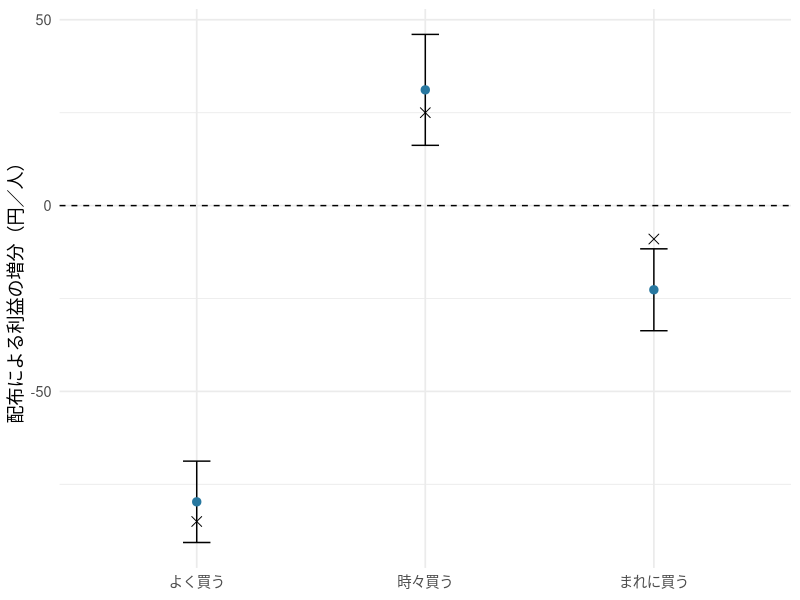
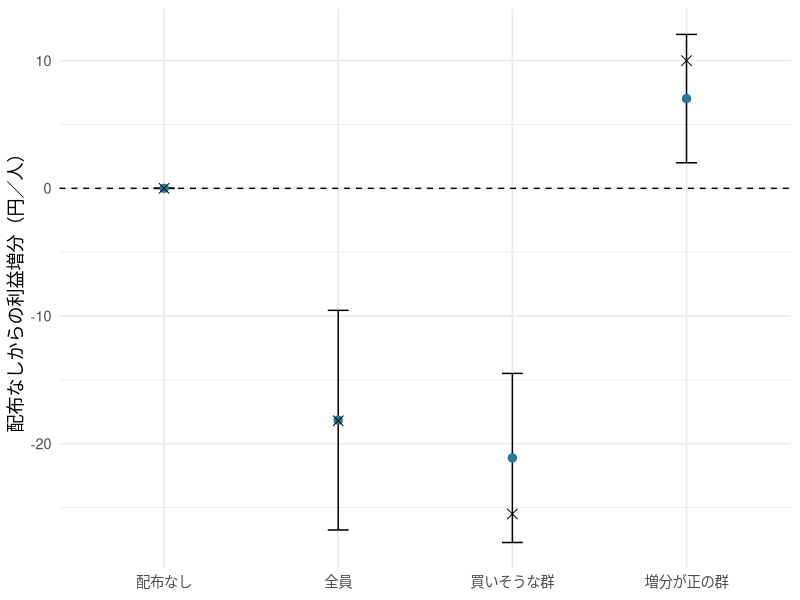
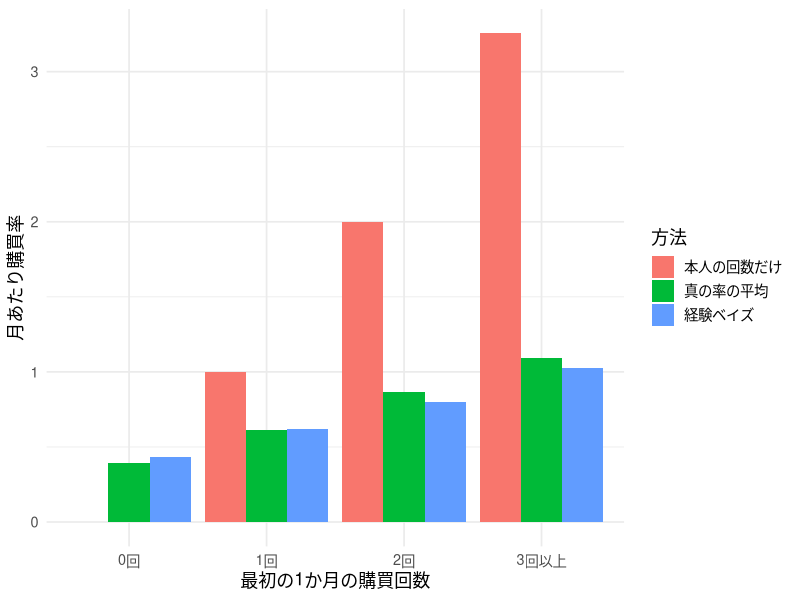
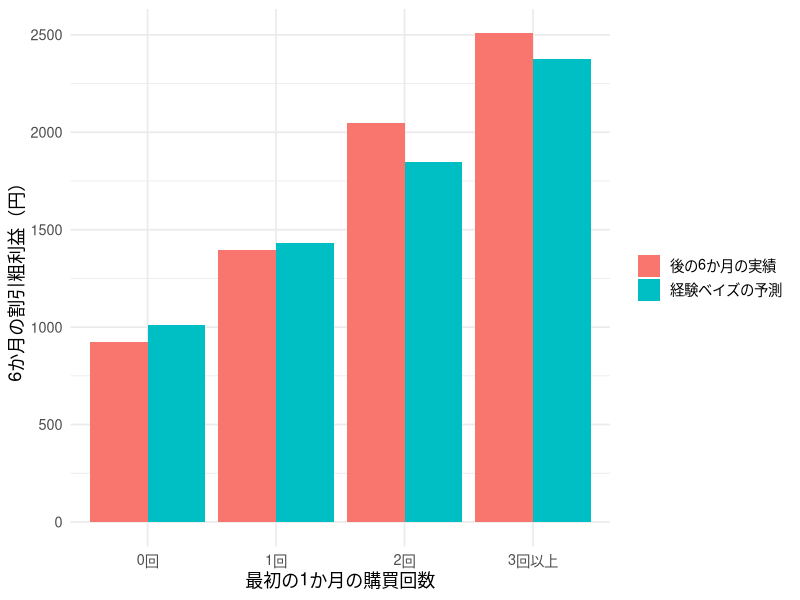
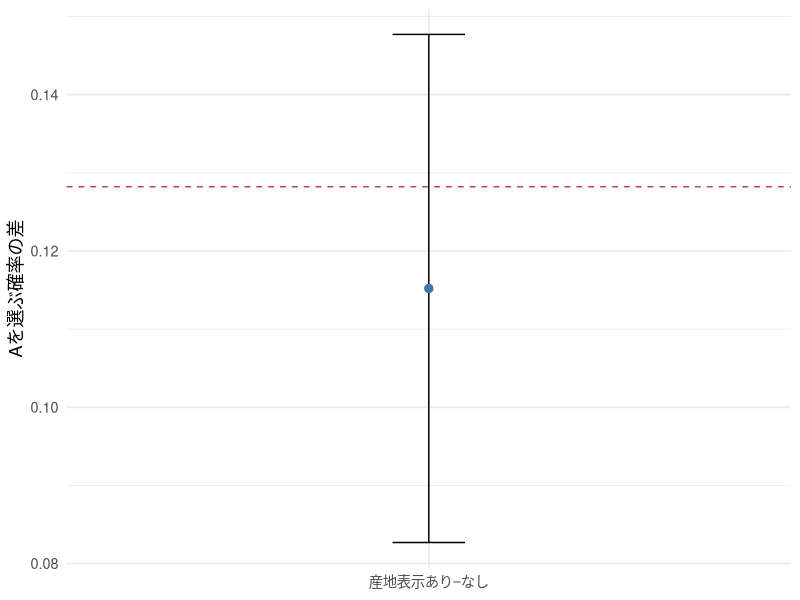
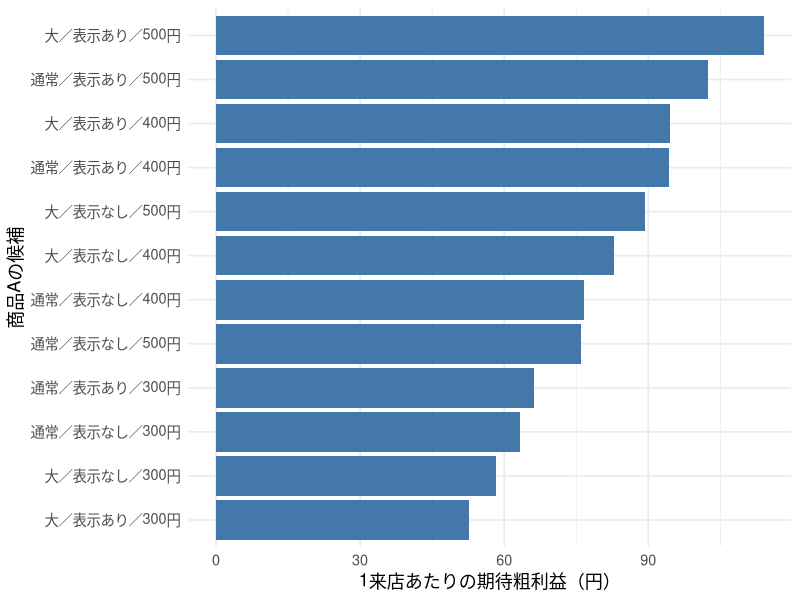

Write R code to recreate these figures, in order.
## ---- chunk 1
#| include: false
library(ggplot2)
library(dplyr)
library(knitr)
set.seed(20260701)
fam <- if (Sys.info()[["sysname"]] == "Darwin") "Hiragino Sans" else ""
theme_set(theme_minimal(base_size = 13, base_family = fam))
knitr::opts_chunk$set(fig.align = "center", dpi = 144)
options(scipen = 8)
## ---- chunk 2
groups_tg <- c("よく買う", "時々買う", "まれに買う")
shares_tg <- c(.3, .4, .3)
q0_tg <- c(.90, .30, .08)
q1_tg <- c(.95, .60, .10)
gain_true_tg <- 200 * q1_tg - 300 * q0_tg - 5
simulate_tg <- function(n, seed) {
  set.seed(seed)
  group <- sample(1:3, n, replace = TRUE, prob = shares_tg)
  treatment <- rbinom(n, 1, .5)
  probability <- ifelse(treatment == 1, q1_tg[group], q0_tg[group])
  purchase <- rbinom(n, 1, probability)
  profit <- (300 - 100 * treatment) * purchase - 5 * treatment
  data.frame(group, treatment, purchase, profit)
}
train_tg <- simulate_tg(2400, 20260701)
test_tg <- simulate_tg(6000, 20260702)
## ---- chunk 3
estimate_tg <- do.call(rbind, lapply(1:3, function(g) {
  z <- subset(train_tg, group == g)
  r1 <- z$profit[z$treatment == 1]; r0 <- z$profit[z$treatment == 0]
  data.frame(group = g, q0 = mean(z$purchase[z$treatment == 0]),
    q1 = mean(z$purchase[z$treatment == 1]),
    gain = mean(r1) - mean(r0), se = sqrt(var(r1) / length(r1) + var(r0) / length(r0)))
}))
knitr::kable(data.frame(history = groups_tg, estimate_tg[, -1], truth = gain_true_tg),
  digits = 3, col.names = c("履歴群", "配布なし購買率", "配布あり購買率", "利益差の推定", "標準誤差", "真の利益差"))
## ---- chunk 4
#| fig-cap: "同じ実験から、購買率と利益の増分を区別する。点は推定値、誤差棒は近似95%信頼区間、×は生成時の真値。"
estimate_tg$history <- factor(groups_tg, levels = groups_tg)
estimate_tg$truth <- gain_true_tg
ggplot(estimate_tg, aes(history, gain)) +
  geom_hline(yintercept = 0, linetype = 2) +
  geom_errorbar(aes(ymin = gain - 1.96 * se, ymax = gain + 1.96 * se), width = .12) +
  geom_point(size = 2.5, color = "#2878a0") + geom_point(aes(y = truth), shape = 4, size = 3) +
  labs(x = NULL, y = "配布による利益の増分（円／人）")
## ---- chunk 5
likely_group_tg <- which.max(estimate_tg$q0)
rules_tg <- list("配布なし" = rep(0, 3), "全員" = rep(1, 3),
  "買いそうな群" = as.integer(1:3 == likely_group_tg),
  "増分が正の群" = as.integer(estimate_tg$gain > 0))
policy_tg <- do.call(rbind, lapply(names(rules_tg), function(nm) {
  rule <- rules_tg[[nm]]
  score <- rule[test_tg$group] *
    (test_tg$treatment * test_tg$profit / .5 - (1 - test_tg$treatment) * test_tg$profit / .5)
  data.frame(rule = nm, estimate = mean(score), se = sd(score) / sqrt(length(score)),
    truth = sum(shares_tg * rule * gain_true_tg))
}))
policy_tg$rule <- factor(policy_tg$rule, levels = names(rules_tg))
knitr::kable(policy_tg, digits = 2,
  col.names = c("配布ルール", "独立実験での増分推定", "標準誤差", "真の平均増分"))
## ---- chunk 6
#| fig-cap: "独立な評価実験で比べたルールの増分利益。利益は対象顧客全員一人当たり。誤差棒は固定した各ルールの近似95%信頼区間。"
ggplot(policy_tg, aes(rule, estimate)) + geom_hline(yintercept = 0, linetype = 2) +
  geom_errorbar(aes(ymin = estimate - 1.96 * se, ymax = estimate + 1.96 * se), width = .12) +
  geom_point(size = 2.5, color = "#2878a0") + geom_point(aes(y = truth), shape = 4, size = 3) +
  labs(x = NULL, y = "配布なしからの利益増分（円／人）")
## ---- chunk 7
set.seed(20260707)
N_clv <- 1500
T_clv <- 1
H_clv <- 6
r_true_clv <- 2
alpha_true_clv <- 4
margin_clv <- 400
discount_clv <- 0.99
lambda_true_clv <- rgamma(N_clv, shape = r_true_clv, rate = alpha_true_clv)
x_clv <- rpois(N_clv, lambda_true_clv * T_clv)
y_future_clv <- sapply(seq_len(H_clv), function(h_clv) rpois(N_clv, lambda_true_clv))
profit_future_clv <- drop(y_future_clv %*% (margin_clv * discount_clv ^ seq_len(H_clv)))
## ---- chunk 8
likelihood_clv <- function(a_clv) {
  r_clv <- exp(a_clv[1]); alpha_clv <- exp(a_clv[2])
  -sum(dnbinom(x_clv, size = r_clv, mu = r_clv * T_clv / alpha_clv, log = TRUE))
}
fit_clv <- optim(log(c(1, 2)), likelihood_clv, method = "BFGS", hessian = TRUE)
stopifnot(fit_clv$convergence == 0)
r_hat_clv <- exp(fit_clv$par[1]); alpha_hat_clv <- exp(fit_clv$par[2])
pop_hat_clv <- r_hat_clv / alpha_hat_clv
knitr::kable(data.frame(parameter_clv = c("形状 r", "rate α", "平均 r/α"),
  truth_clv = c(r_true_clv, alpha_true_clv, r_true_clv / alpha_true_clv),
  estimate_clv = c(r_hat_clv, alpha_hat_clv, pop_hat_clv)), digits = 3,
  col.names = c("母集団の量", "真値", "1か月からの推定"))
## ---- chunk 9
lambda_individual_clv <- x_clv / T_clv
lambda_eb_clv <- (r_hat_clv + x_clv) / (alpha_hat_clv + T_clv)
weight_clv <- alpha_hat_clv / (alpha_hat_clv + T_clv)
stopifnot(max(abs(lambda_eb_clv - (weight_clv * pop_hat_clv +
                     (1 - weight_clv) * lambda_individual_clv))) < 1e-10)
clv_factor_clv <- margin_clv * sum(discount_clv ^ seq_len(H_clv))
clv_expected_clv <- lambda_eb_clv * clv_factor_clv
clv_pooled_clv <- rep(pop_hat_clv * clv_factor_clv, N_clv)
clv_nopool_clv <- lambda_individual_clv * clv_factor_clv
dat_clv <- data.frame(x_clv = x_clv, lambda_true_clv = lambda_true_clv,
  eb_clv = lambda_eb_clv, individual_clv = lambda_individual_clv,
  clv_expected_clv = clv_expected_clv, clv_pooled_clv = clv_pooled_clv,
  clv_nopool_clv = clv_nopool_clv, profit_future_clv = profit_future_clv,
  group_clv = factor(pmin(x_clv, 3), levels = 0:3,
                     labels = c("0回", "1回", "2回", "3回以上")))
group_clv <- dat_clv |>
  group_by(group_clv) |>
  summarise(n_clv = n(), lambda_true_mean_clv = mean(lambda_true_clv),
    eb_mean_clv = mean(eb_clv), individual_mean_clv = mean(individual_clv),
    predicted_value_clv = mean(clv_expected_clv),
    observed_value_clv = mean(profit_future_clv), .groups = "drop")
## ---- chunk 10
#| fig-cap: "最初の1か月の回数別に見た購買率。真の購買率はシミュレーションでのみ確認できる。"
rate_plot_clv <- rbind(
  data.frame(group_clv = group_clv$group_clv, value_clv = group_clv$lambda_true_mean_clv, method_clv = "真の率の平均"),
  data.frame(group_clv = group_clv$group_clv, value_clv = group_clv$individual_mean_clv, method_clv = "本人の回数だけ"),
  data.frame(group_clv = group_clv$group_clv, value_clv = group_clv$eb_mean_clv, method_clv = "経験ベイズ"))
ggplot(rate_plot_clv, aes(group_clv, value_clv, fill = method_clv)) +
  geom_col(position = "dodge") +
  labs(x = "最初の1か月の購買回数", y = "月あたり購買率", fill = "方法")
## ---- chunk 11
knitr::kable(group_clv[, c("group_clv", "n_clv", "predicted_value_clv", "observed_value_clv")],
  digits = 1, col.names = c("1か月の回数", "人数", "予測した6か月価値（円）", "後の6か月の実績（円）"))
## ---- chunk 12
#| fig-cap: "最初の1か月から作った6か月価値の予測と、その後の実績の平均"
value_plot_clv <- rbind(
  data.frame(group_clv = group_clv$group_clv, value_clv = group_clv$predicted_value_clv, kind_clv = "経験ベイズの予測"),
  data.frame(group_clv = group_clv$group_clv, value_clv = group_clv$observed_value_clv, kind_clv = "後の6か月の実績"))
ggplot(value_plot_clv, aes(group_clv, value_clv, fill = kind_clv)) +
  geom_col(position = "dodge") +
  labs(x = "最初の1か月の購買回数", y = "6か月の割引粗利益（円）", fill = NULL)
## ---- chunk 13
error_clv <- data.frame(method_clv = c("母集団平均", "本人の回数だけ", "経験ベイズ"),
  rmse_lambda_clv = c(sqrt(mean((pop_hat_clv - lambda_true_clv)^2)),
    sqrt(mean((lambda_individual_clv - lambda_true_clv)^2)),
    sqrt(mean((lambda_eb_clv - lambda_true_clv)^2))),
  holdout_mse_clv = c(mean((clv_pooled_clv - profit_future_clv)^2),
    mean((clv_nopool_clv - profit_future_clv)^2),
    mean((clv_expected_clv - profit_future_clv)^2)))
knitr::kable(error_clv, digits = c(0, 3, 0),
  col.names = c("方法", "購買率と真値のRMSE", "後の実績との平均二乗誤差（円²）"))
## ---- chunk 14
set.seed(20260708)
N_cj <- 500
T_cj <- 6
ntask_cj <- N_cj * T_cj
id_cj <- rep(seq_len(N_cj), each = T_cj)
large_a_cj <- sample(0:1, ntask_cj, replace = TRUE)
label_a_cj <- sample(0:1, ntask_cj, replace = TRUE)
price_a_cj <- sample(3:5, ntask_cj, replace = TRUE)
large_b_cj <- sample(0:1, ntask_cj, replace = TRUE)
label_b_cj <- sample(0:1, ntask_cj, replace = TRUE)
price_b_cj <- sample(3:5, ntask_cj, replace = TRUE)
xa_cj <- cbind(1, large_a_cj, label_a_cj, price_a_cj)
xb_cj <- cbind(1, large_b_cj, label_b_cj, price_b_cj)
true_cj <- c(1.4, 0.45, 0.60, -0.45)
## ---- chunk 15
prob_cj <- function(par_cj, xa_cj, xb_cj) {
  va_cj <- drop(xa_cj %*% par_cj); vb_cj <- drop(xb_cj %*% par_cj)
  m_cj <- pmax(0, va_cj, vb_cj)
  e_cj <- cbind(exp(-m_cj), exp(va_cj - m_cj), exp(vb_cj - m_cj))
  e_cj / rowSums(e_cj)  # 買わない、A、Bの順
}
pr_true_cj <- prob_cj(true_cj, xa_cj, xb_cj)
u_cj <- runif(ntask_cj)
y_cj <- as.integer(u_cj > pr_true_cj[, 1]) +
  as.integer(u_cj > pr_true_cj[, 1] + pr_true_cj[, 2])
dat_cj <- data.frame(id_cj, large_a_cj, label_a_cj, price_a_cj,
                     large_b_cj, label_b_cj, price_b_cj, y_cj)
head(dat_cj)
## ---- chunk 16
design_x_cj <- cbind(1, label_a_cj)
design_y_cj <- as.numeric(y_cj == 1)
est_amce_cj <- drop(solve(crossprod(design_x_cj), crossprod(design_x_cj, design_y_cj)))
resid_amce_cj <- design_y_cj - drop(design_x_cj %*% est_amce_cj)
score_amce_cj <- rowsum(design_x_cj * resid_amce_cj, id_cj)
bread_amce_cj <- solve(crossprod(design_x_cj))
var_amce_cj <- bread_amce_cj %*% crossprod(score_amce_cj) %*% bread_amce_cj * N_cj/(N_cj - 1)
se_amce_cj <- sqrt(var_amce_cj[2, 2])
xa_on_cj <- xa_cj; xa_on_cj[,3] <- 1
xa_off_cj <- xa_cj; xa_off_cj[,3] <- 0
truth_amce_cj <- mean(prob_cj(true_cj, xa_on_cj, xb_cj)[,2] -
                       prob_cj(true_cj, xa_off_cj, xb_cj)[,2])
amce_table_cj <- data.frame(estimate_cj = unname(est_amce_cj[2]),
  se_cj = se_amce_cj, low_cj = unname(est_amce_cj[2] - 1.96 * se_amce_cj),
  high_cj = unname(est_amce_cj[2] + 1.96 * se_amce_cj), truth_cj = truth_amce_cj)
knitr::kable(amce_table_cj, digits = 3,
  col.names = c("推定", "回答者単位SE", "95%区間下限", "95%区間上限", "設計標本での理論平均"))
## ---- chunk 17
#| fig-cap: "産地表示のAMCEと95%信頼区間。赤線は生成モデルから計算した比較基準。"
ggplot(amce_table_cj, aes(x = "産地表示あり−なし", y = estimate_cj)) +
  geom_hline(yintercept = truth_amce_cj, color = "#bb4444", linetype = 2) +
  geom_errorbar(aes(ymin = low_cj, ymax = high_cj), width = .12) +
  geom_point(size = 2.5, color = "#4477aa") +
  labs(x = NULL, y = "Aを選ぶ確率の差")
## ---- chunk 18
loss_cj <- function(par_cj) {
  pr_cj <- prob_cj(par_cj, xa_cj, xb_cj)
  -sum(log(pr_cj[cbind(seq_len(ntask_cj), y_cj + 1)]))
}
fit_cj <- optim(c(0, 0, 0, 0), loss_cj, method = "BFGS", hessian = TRUE,
                control = list(maxit = 1000, reltol = 1e-10))
stopifnot(fit_cj$convergence == 0)
par_hat_cj <- fit_cj$par
pr_hat_cj <- prob_cj(par_hat_cj, xa_cj, xb_cj)
## ---- chunk 19
score_cj <- xa_cj * (as.numeric(y_cj == 1) - pr_hat_cj[, 2]) +
  xb_cj * (as.numeric(y_cj == 2) - pr_hat_cj[, 3])
score_by_person_cj <- rowsum(score_cj, id_cj)
bread_cj <- solve(fit_cj$hessian)
vcov_cj <- bread_cj %*% crossprod(score_by_person_cj) %*% bread_cj * N_cj / (N_cj - 1)
se_cj <- sqrt(diag(vcov_cj))
knitr::kable(data.frame(parameter_cj = c("購入の定数", "大容量", "産地表示", "価格（100円単位）"),
  truth_cj = true_cj, estimate_cj = par_hat_cj, se_cj = se_cj), digits = 3,
  col.names = c("係数", "真値", "推定値", "回答者単位SE"))
## ---- chunk 20
wtp_cj <- -100 * par_hat_cj[3] / par_hat_cj[4]
wtp_true_cj <- -100 * true_cj[3] / true_cj[4]
knitr::kable(data.frame(estimate_cj = wtp_cj, truth_cj = wtp_true_cj), digits = 1,
             col.names = c("産地表示WTPの推定（円）", "生成モデルでの真値（円）"))
## ---- chunk 21
candidates_cj <- expand.grid(large_cj = 0:1, label_cj = 0:1, price_cj = 3:5)
candidates_cj$cost_cj <- 1.4 + .4 * candidates_cj$large_cj + .35 * candidates_cj$label_cj
new_xa_cj <- cbind(1, candidates_cj$large_cj, candidates_cj$label_cj, candidates_cj$price_cj)
new_xb_cj <- matrix(rep(c(1, 0, 0, 4), nrow(candidates_cj)), ncol = 4, byrow = TRUE)
candidates_cj$share_cj <- prob_cj(par_hat_cj, new_xa_cj, new_xb_cj)[,2]
candidates_cj$profit_cj <- 100 * (candidates_cj$price_cj - candidates_cj$cost_cj) * candidates_cj$share_cj
candidates_cj$true_profit_cj <- 100 * (candidates_cj$price_cj - candidates_cj$cost_cj) *
  prob_cj(true_cj, new_xa_cj, new_xb_cj)[,2]
result_cj <- candidates_cj[order(-candidates_cj$profit_cj), ]
knitr::kable(result_cj, digits = 3, row.names = FALSE,
  col.names = c("大容量", "産地表示", "価格（100円）", "原価（100円）", "Aの選択確率", "期待粗利益（円）", "真の期待粗利益（円）"))
## ---- chunk 22
#| fig-cap: "固定した競合Bに対する、12候補の1来店あたり期待粗利益"
candidates_cj$name_cj <- paste0(ifelse(candidates_cj$large_cj == 1, "大", "通常"), "／",
  ifelse(candidates_cj$label_cj == 1, "表示あり", "表示なし"), "／", 100 * candidates_cj$price_cj, "円")
ggplot(candidates_cj, aes(reorder(name_cj, profit_cj), profit_cj)) +
  geom_col(fill = "#4477aa") + coord_flip() +
  labs(x = "商品Aの候補", y = "1来店あたりの期待粗利益（円）")
